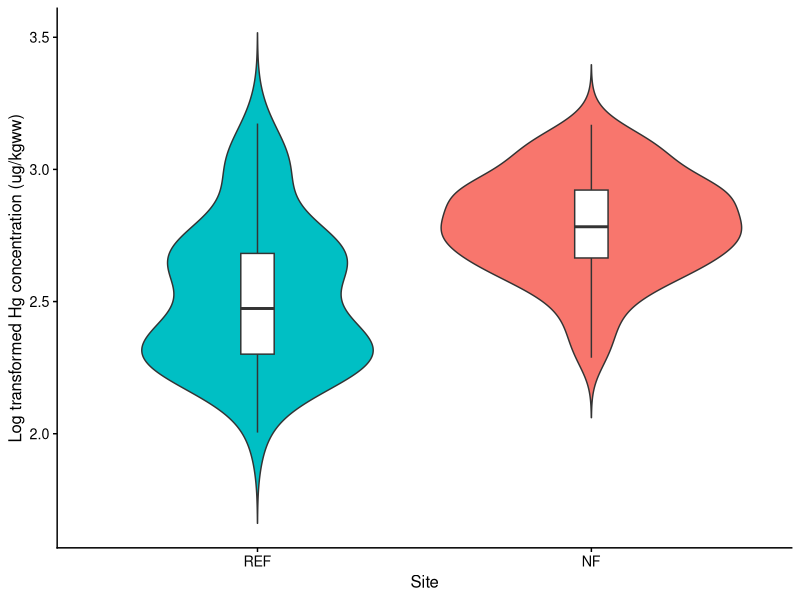
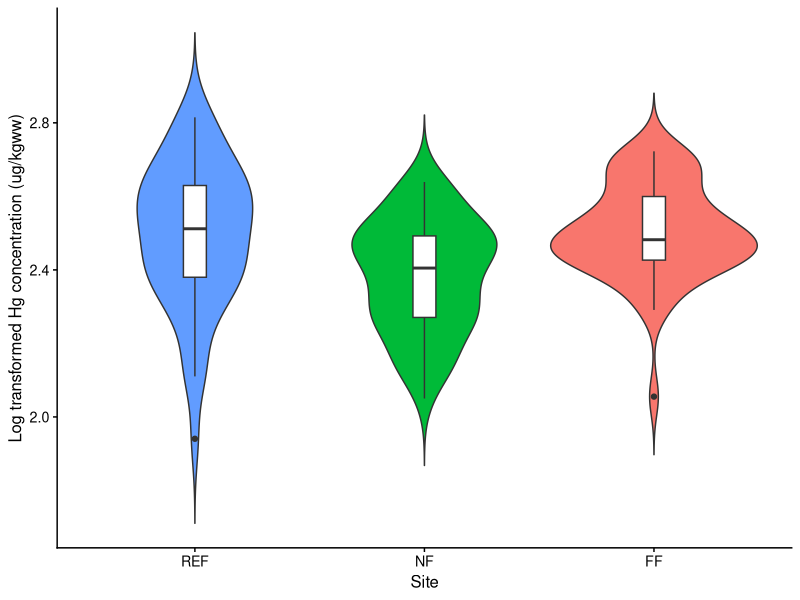
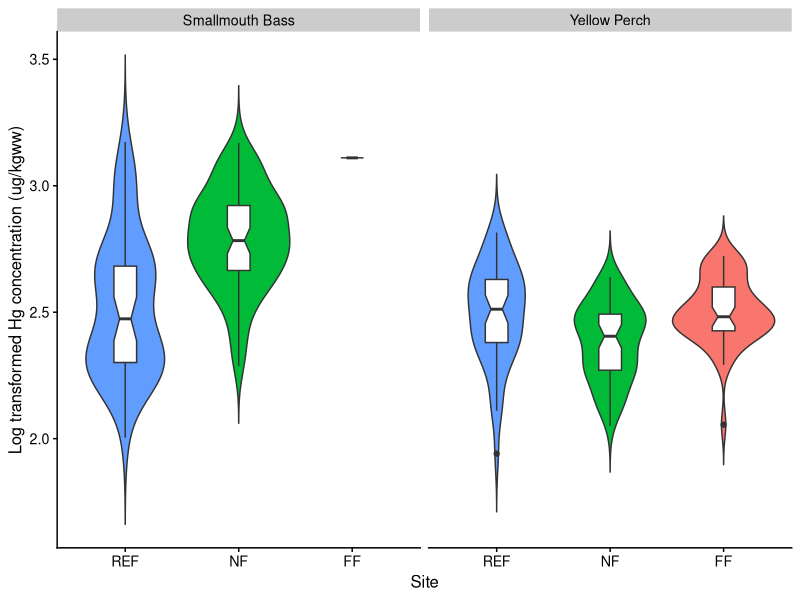
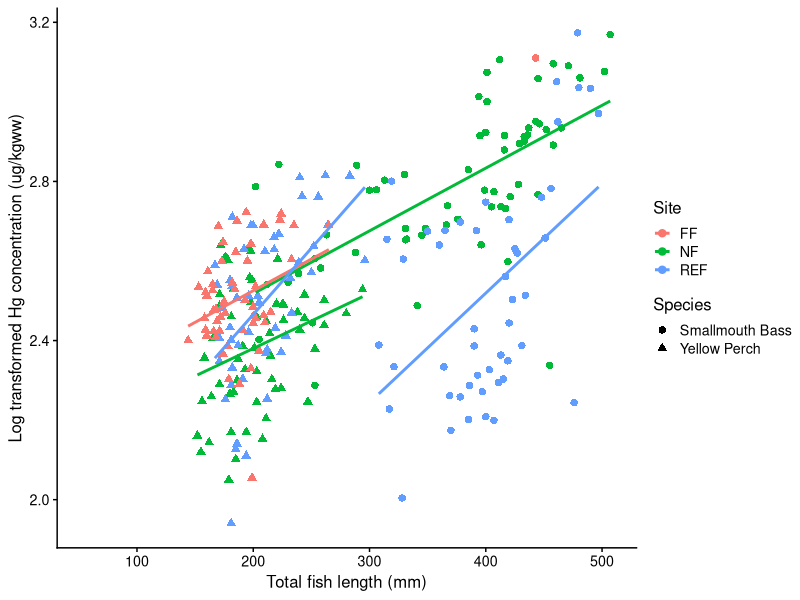
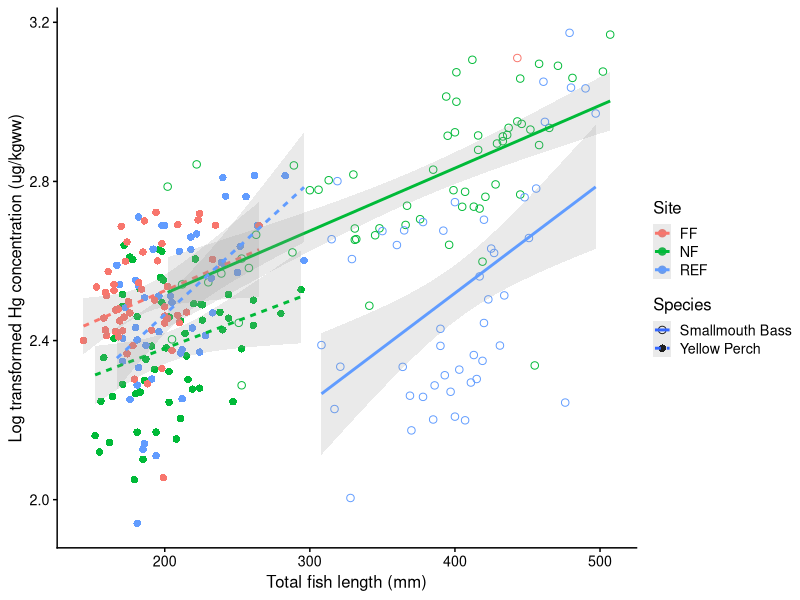
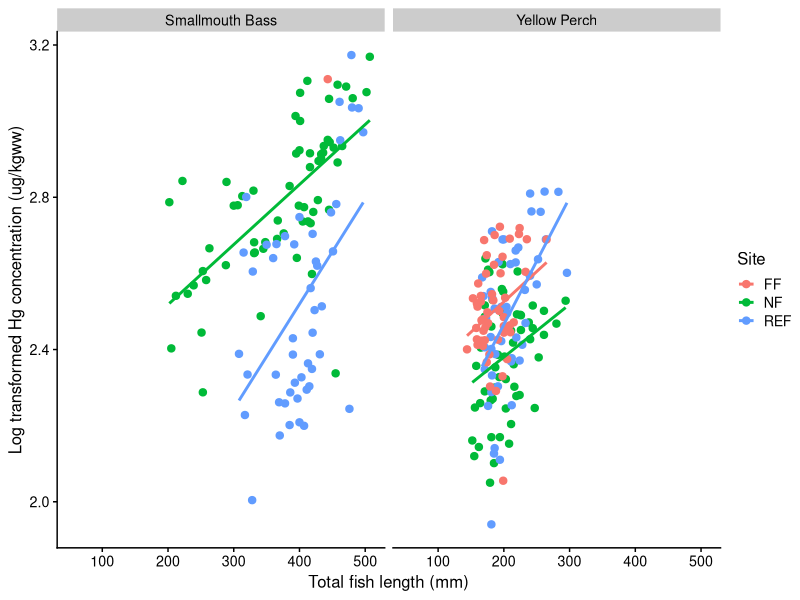
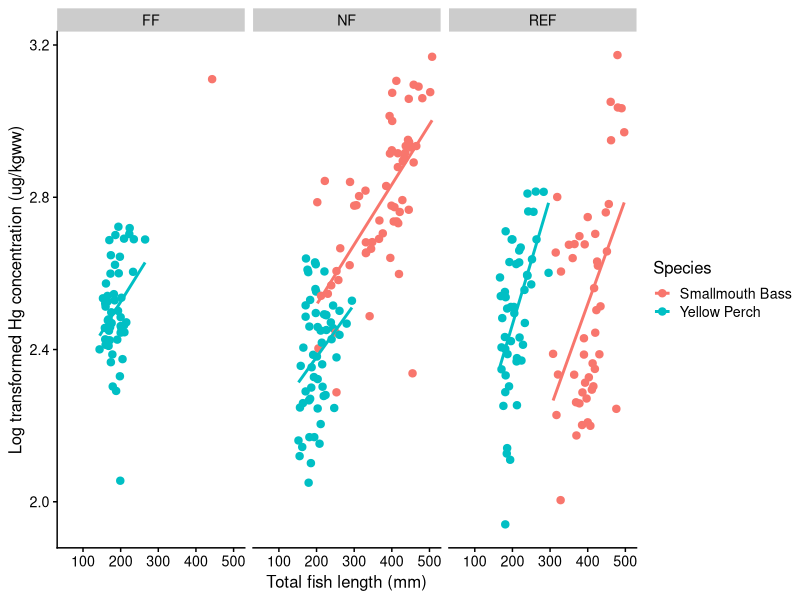

These charts were generated, in order, by the following R code:
library(tidyverse)
library(cowplot)
library(ggplot2)
dat <- read_csv("New_Brunswick_Fall_2020_fish_data.csv")

#From my last assignment, I decided to log transform my Hg concentration because it led to a more normal distribution
## BMB: normality may not be that important, but log-transformation
##  can put the data on a more useful/interpretable scale.
## However, it can also be good to let ggplot do the logging for you
## (via e.g. scale_y_log10())

#I also separated Adults from YOY and Smallmouth Bass from Yellow Perch into different data frames for graphing and analyses
#I'll also mutate the full data frame in case I want to use SMB and YP in the same graph (there is no YOY mercury data so no need to filter out)
dat <- dat %>% mutate(log10Hg_ug_per_kgww = log10(Hg_ug_per_kgww))

Adult_SMB <- dat %>% 
  filter(Species == "Smallmouth Bass" & AgeCategory == "Adult") %>% 
  mutate(log10Hg_ug_per_kgww = log10(Hg_ug_per_kgww))

Adult_YP <- dat %>% 
  filter(Species == "Yellow Perch" & AgeCategory == "Adult") %>% 
  mutate(log10Hg_ug_per_kgww = log10(Hg_ug_per_kgww))

#I'm going to make violin plots to show the distribution of Hg concentration at each site (separate graphs for each species)
#I'm using a violin plot instead of simply as boxplot to have a better visualization of the distribution of the data
#However, I will superimpose and boxplot so that I can still see the descriptive stats (median, IQR, outliers)
#I will also order the sites from upstream of the dam (REF) to downstream (NF, FF)

## BMB: it's usually a mistake to split data and repeat code for each
## component - can use facet_wrap() to do this more easily/automatically

#SMB Hg concentration (remember, FF excluded because only 2 fish caught there)

## BMB: I'm not sure na.rm=TRUE is relevant to ggplot functions
## you probably have to Adult_SMB %>% drop_na(log10Hg_ug_per_kgww) or something
ggplot(Adult_SMB, aes(x= Site, y = log10Hg_ug_per_kgww, fill = Site, na.rm = TRUE)) +
  geom_violin(trim=FALSE, na.rm=TRUE) +
  geom_boxplot(width=0.1, fill = "white", na.rm = TRUE) +
  theme_cowplot(12) +
  labs(x="Site", y="Log transformed Hg concentration (ug/kgww)") +
  scale_x_discrete(limits = c("REF", "NF")) +
  theme(legend.position="none")

#I got a warning message that 2 rows contain missing values (stat_boxplot), however I used na.rm=TRUE in geom_boxplot
#Maybe it's because I have 2 fish actually caught for FF but I excluded the site because that isn't a large enough population to represent the site

#YP Hg concentration 
ggplot(Adult_YP, aes(x= Site, y = log10Hg_ug_per_kgww, fill = Site, na.rm = TRUE)) +
  geom_violin(trim=FALSE, na.rm=TRUE) +
  geom_boxplot(width=0.1, fill = "white", na.rm = TRUE) +
  theme_cowplot(12) +
  labs(x="Site", y="Log transformed Hg concentration (ug/kgww)") +
  scale_x_discrete(limits = c("REF", "NF", "FF")) +
  theme(legend.position="none")

#Let's also facet these graphs so we can see the species side by side 
ggplot(dat, aes(x= Site, y = log10Hg_ug_per_kgww, fill = Site, na.rm = TRUE)) +
  geom_violin(trim=FALSE, na.rm=TRUE) +
    geom_boxplot(width=0.2, fill = "white", na.rm = TRUE,
                 notch=TRUE) +
  theme_cowplot(12) +
  labs(x="Site", y="Log transformed Hg concentration (ug/kgww)") +
  scale_x_discrete(limits = c("REF", "NF", "FF")) +
  theme(legend.position="none") +
    facet_grid(.~Species)
## BMB: yes, this is what I was suggesting ... adding notch=TRUE
## gives approximate CIs on the median (I widened the boxplots to
## make them a little easier to see)

#It's interesting that for SMB, the Hg concentration was highest just downstream of the dam (NF), however in YP, the Hg concentration was highest upstream of the dam (REF), and lowest in the site just downstream of the dam (NF)
#Perhaps this difference could be from a difference in food sources within each species at each site
#I am going to perform of a stable isotope analysis of carbon (δ¹³C) to determine their reliance on terrestrial or aquatic food sources and a stable isotope analysis of nitrogen (δ¹⁵N) to indicate the trophic level of different organisms
#Hopefully these analyses can help explain the difference in mercury concentrations between sites

## BMB: a fundamental issue with this study (and with almost all large-scale
## environmental studies) is that you with only two sites, and without any
## ability to manipulate or randomize the sites, you can never really be
## sure _what_ is causing differences between the sites ...

#A general trend in mercury in fish is that Hg concentration increases with length
#I will make a plot that plots total length vs Hg concentration and run a line of best fit through the data
#Separate lines will be used for each species and each site within each species
#I chose to use shapes for species and colour for site because the species have different sizes which separates them along the x axis, however the YP points overlap a lot so it's more clear to distinguish the sites with colour
ggplot(dat, aes(x= TotalLength_mm, y = log10Hg_ug_per_kgww, colour=Site, shape=Species, group=interaction(Site, Species), na.rm=TRUE)) +
  geom_point(na.rm=TRUE, size = 2.2) +
  geom_smooth(aes(x = TotalLength_mm, y = log10Hg_ug_per_kgww), method = "lm", na.rm=TRUE, se=FALSE) +
  theme_cowplot(12) +
  labs(x="Total fish length (mm)", y="Log transformed Hg concentration (ug/kgww)", shape="Species", colour="Site")


## BMB: I strongly dislike omitting confidence intervals. You
## can use 'alpha' settings to lighten them
## You don't need to keep repeating aesthetics, they're automatically
## 'inherited' from the main ggplot call
## Grouping works automatically in this case
dat %>% drop_na(log10Hg_ug_per_kgww) %>%
ggplot(aes(x= TotalLength_mm, y = log10Hg_ug_per_kgww,
                colour=Site, shape=Species, linetype=Species)) +
    geom_point(size = 2.2) +
    scale_shape_manual(values=c(1,16)) +
    geom_smooth(formula=y~x, method = "lm", se=TRUE, alpha=0.2) +
    theme_cowplot(12) +
    labs(x="Total fish length (mm)", y="Log transformed Hg concentration (ug/kgww)")

#Its seems that within each site, SMB and YP tend to have a similar trend (similar slope) of an increase in Hg with length 
#So essentially, there is a difference in the relationship between fish length and Hg concentration between the sites (specifically NF and REF), and this trend is common for both species
#It seems that in REF, there is a greater increase in Hg concentration with total fish length compared to NF and FF
#Also, it appears that in REF, YP have a higher Hg concentration per length than SMB, whereas in NF, this trend is the opposite
#This may come down again to differences in food sources and relative trophic position within each site but I never would have expected YP to have a greater Hg concentration per length than SMB because SMB tend to be higher in the food web and Hg biomagnifies
#Although, it's also important to note that the range in fish lengths between the species barely overlap so I am just making an extrapolation that the same trend would occur in YP if it could be measured at longer lengths, but I can't definitively say this would be true so this brings up a limitation when comparing between species
#Nevertheless, these are all assumptions made on the trends I'm seeing in the graph but I would need to do an ANCOVA to say whether these trends are significant or not

#Let's try make this plot using facets for different species so that the data are a little less noisy on the graph
ggplot(dat, aes(x= TotalLength_mm, y = log10Hg_ug_per_kgww, colour=Site, group=interaction(Site, Species), na.rm=TRUE)) +
  geom_point(na.rm=TRUE, size = 2.2) +
  geom_smooth(aes(x = TotalLength_mm, y = log10Hg_ug_per_kgww), method = "lm", na.rm=TRUE, se=F) +
  theme_cowplot(12) +
  labs(x="Total fish length (mm)", y="Log transformed Hg concentration (ug/kgww)", colour="Site") +
  facet_grid(.~Species) 

#Now it looks like YP in REF don't have a greater Hg concentration per unit of length
#This is because I'm comparing lines that are on different locations on the x axis
#Therefore, I don't find this graph helpful when comparing the data between species

#Let's try doing a facet but for site instead of species
## BMB: yes, I think this is clearest if you're trying to do species
## comparisons
ggplot(dat, aes(x= TotalLength_mm, y = log10Hg_ug_per_kgww, colour=Species, group=interaction(Site, Species), na.rm=TRUE)) +
  geom_point(na.rm=TRUE, size = 2.2) +
  geom_smooth(aes(x = TotalLength_mm, y = log10Hg_ug_per_kgww), method = "lm", na.rm=TRUE, se=F) +
  theme_cowplot(12) +
  labs(x="Total fish length (mm)", y="Log transformed Hg concentration (ug/kgww)", colour="Species") +
  facet_grid(.~Site) 

#I guess this graph is a little cleaner to look at but it still takes my brain a while to make comparisons across the data
#Overall I enjoy the first graph I made of length vs Hg concentration with both species and all sites on the same graph because it's easier to make all the different kinds or comparisons (between sites within species, between species within sites) when it's all right on the same scale and graph
#I know that the facet graphs are also on the same scale but it's still easier to compare the slopes and intercepts for me when they're all on the same graph
#I think this agrees with Cleveland's Hierarchy as well

## BMB: yes!
## overall I think this is good.  You can simplify a lot of your code
## using some of the stuff I showed in that one example ...

## grade: 2.3/3
